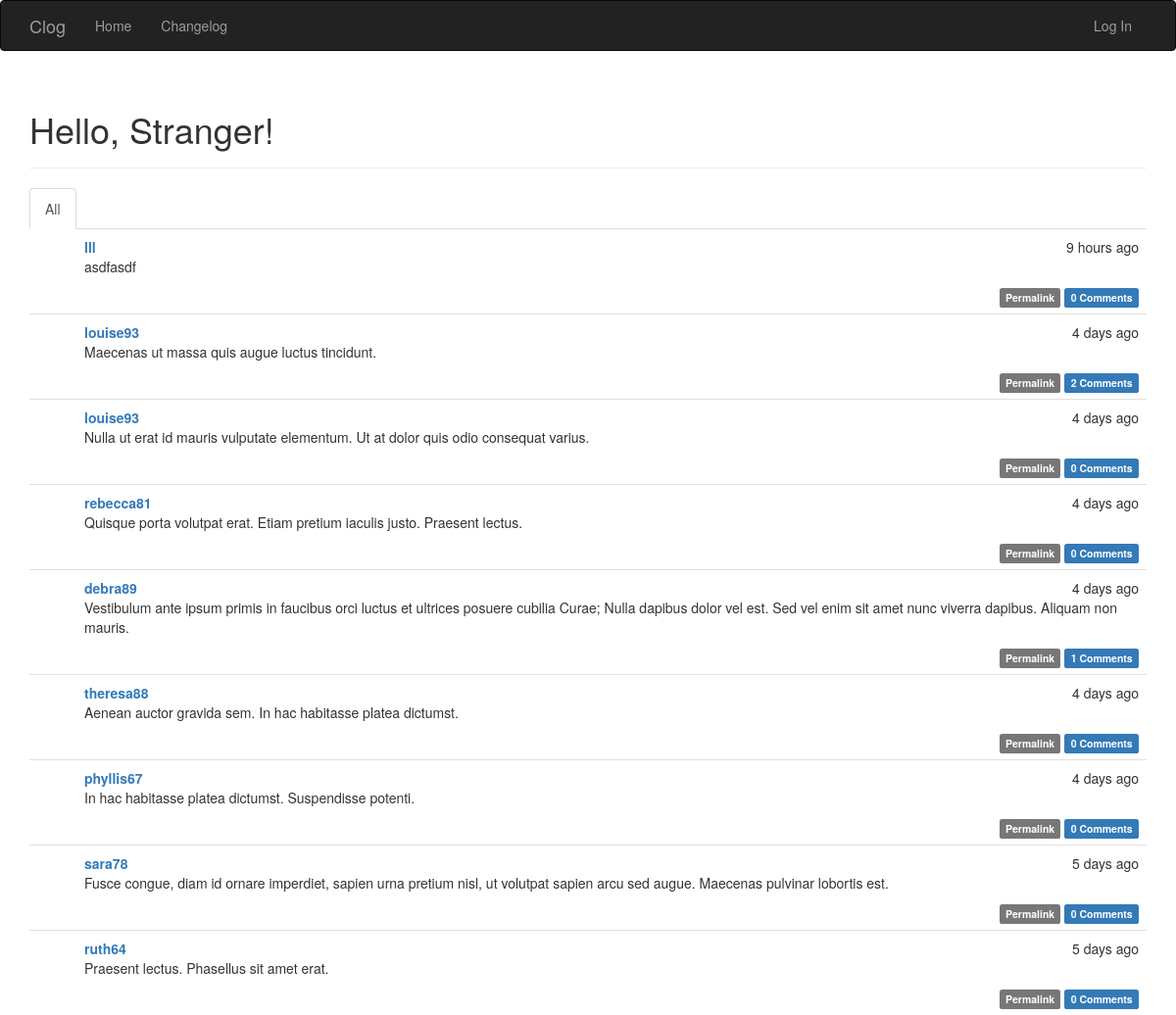
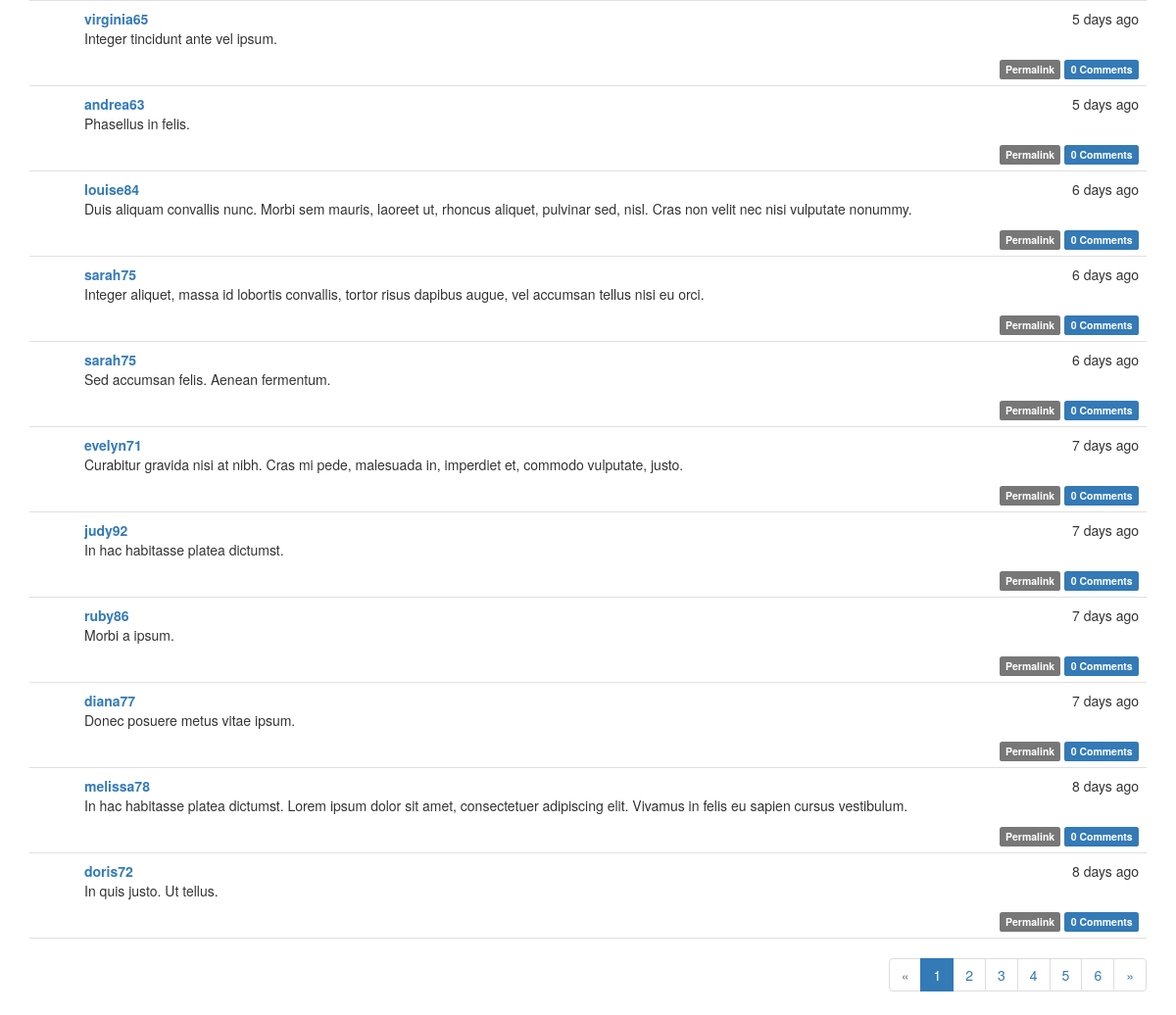
The page / on the database its author committed (2 pictures, top to bottom).
### app/models.py (models this page shows, shortened)
class Post(db.Model):
    __tablename__ = 'posts'
    id = db.Column(db.Integer, primary_key=True)
    body = db.Column(db.Text)
    timestamp = db.Column(db.DateTime, index=True, default=datetime.utcnow)
    author_id = db.Column(db.Integer, db.ForeignKey('users.id'))
    body_html = db.Column(db.Text)
    comments = db.relationship('Comment', backref='post', lazy='dynamic')

class User(UserMixin, db.Model):
    __tablename__ = 'users'
    id = db.Column(db.Integer, primary_key=True)
    username = db.Column(db.String(64), unique=True, index=True)
    email = db.Column(db.String(64), unique=True, index=True)
    role_id = db.Column(db.Integer, db.ForeignKey('roles.id'))
    password_hash = db.Column(db.String(128))
    confirmed = db.Column(db.Boolean, default=False)
    name = db.Column(db.String(64))
    location = db.Column(db.String(64))
    about_me = db.Column(db.Text)
    member_since = db.Column(db.DateTime(), default=datetime.utcnow)
    last_seen = db.Column(db.DateTime(), default=datetime.utcnow)
    posts = db.relationship('Post', backref='author', lazy='dynamic')
    followed = db.relationship('Follow',
                               foreign_keys=[Follow.follower_id],
                               backref=db.backref('follower', lazy='joined'),
                               lazy='dynamic',
                               cascade='all, delete-orphan')
    followers = db.relationship('Follow',
                                foreign_keys=[Follow.followed_id],
                                backref=db.backref('followed', lazy='joined'),
                                lazy='dynamic',
                                cascade='all, delete-orphan')
    comments = db.relationship('Comment', backref='author', lazy='dynamic')
    @property
    def password(self):
        raise AttributeError('password is not a readable attribute')

### app/main/views.py (the view)
@main.route('/', methods=['GET', 'POST'])
def index():
    form = PostForm()
    if current_user.can(Permission.WRITE_ARTICLES) and form.validate_on_submit():
        post = Post(body=form.body.data, author=current_user._get_current_object())
        db.session.add(post)
        return redirect(url_for('.index'))
    page = request.args.get('page', 1, type=int)
    show_followed = False
    if current_user.is_authenticated:
        show_followed = bool(request.cookies.get('show_followed', ''))
    if show_followed:
        query = current_user.followed_posts
    else:
        query = Post.query
    pagination = query.order_by(Post.timestamp.desc()).paginate(
        page, per_page=current_app.config['FLASKY_POSTS_PER_PAGE'],
        error_out=False)
    posts = pagination.items
    return render_template('index.html', form=form, posts=posts,
                           show_followed=show_followed, pagination=pagination)

### app/auth/views.py (called while the page is built)
@auth.before_app_request
def before_request():
    if current_user.is_authenticated:
        current_user.ping()
        if not current_user.confirmed \
                and request.endpoint[:5] != 'auth.' \
                and request.endpoint != 'static':
            return redirect(url_for('auth.unconfirmed'))

### app/main/__init__.py (called while the page is built)
@main.app_context_processor
def inject_permissions():
    return dict(Permission=Permission)

### app/models.py (called while the page is built)
    def can(self, permissions):
        return False

    def is_administrator(self):
        return False

### app/templates/index.html (shortened to what this page needs)
{% extends "base.html" %}
{% import "bootstrap/wtf.html" as wtf %}
{% import "_macros.html" as macros %}
{% block page_content %}
<div class="page-header">
    <h1>Hello, {% if current_user.is_authenticated %}{{ current_user.username }}{% else %}Stranger{% endif %}!</h1>
</div>
<div class="post-tabs">
    <ul class="nav nav-tabs">
        <li{% if not show_followed %} class="active"{% endif %}><a href="{{ url_for('.show_all') }}">All</a></li>
    </ul>
    {% include '_posts.html' %}
</div>
{% if pagination %}
<div class="pagination">
    {{ macros.pagination_widget(pagination, '.index') }}
</div>
{% endif %}
{% endblock %}

### app/templates/_posts.html (shortened to what this page needs)
<ul class="posts">
    {% for post in posts %}
    <li class="post">
        <div class="post-content">
            <div class="post-date">{{ moment(post.timestamp).fromNow() }}</div>
            <div class="post-author"><a href="{{ url_for('.user', username=post.author.username) }}">{{ post.author.username }}</a></div>
            <div class="post-body">
                {% if post.body_html %}
                    {{ post.body_html | safe }}
                {% else %}
                    {{ post.body }}
                {% endif %}
            </div>
            <div class="post-footer">
                <a href="{{ url_for('.post', id=post.id) }}">
                    <span class="label label-default">Permalink</span>
                </a>
                <a href="{{ url_for('.post', id=post.id) }}#comments">
                    <span class="label label-primary">{{ post.comments.count() }} Comments</span>
                </a>
            </div>
        </div>
    </li>
    {% endfor %}
</ul>

### app/static/styles.css (style rules this page uses)
div.post-tabs { margin-top: 16px; }
ul.posts { list-style-type: none; padding: 0px; margin: 16px 0px 0px 0px; border-top: 1px solid #e0e0e0; }
div.post-tabs ul.posts { margin: 0px; border-top: none; }
ul.posts li.post { padding: 8px; border-bottom: 1px solid #e0e0e0; }
div.post-date { float: right; }
div.post-author { font-weight: bold; }
div.post-content { margin-left: 48px; min-height: 48px; }
div.post-footer { text-align: right; }
div.pagination { width: 100%; text-align: right; padding: 0px; margin: 0px; }

### rows shown on the page
Post: timestamp "9 hours ago", author.username "lll", body_html "asdfasdf", comments.count "0"
Post: timestamp "4 days ago", author.username "louise93", body_html "Maecenas ut massa quis augue luctus tincidunt.", comments.count "2"
Post: timestamp "4 days ago", author.username "louise93", body_html "Nulla ut erat id mauris vulputate elementum. Ut at dolor quis odio consequat varius.", comments.count "0"
Post: timestamp "4 days ago", author.username "rebecca81", body_html "Quisque porta volutpat erat. Etiam pretium iaculis justo. Praesent lectus.", comments.count "0"
Post: timestamp "4 days ago", author.username "debra89", body_html "Vestibulum ante ipsum primis in faucibus orci luctus et ultrices posuere cubilia Curae; Nulla dapibus dolor vel est. Sed vel enim sit amet nunc viverra dapibus. Aliquam non mauris.", comments.count "1"
Post: timestamp "4 days ago", author.username "theresa88", body_html "Aenean auctor gravida sem. In hac habitasse platea dictumst.", comments.count "0"
Post: timestamp "4 days ago", author.username "phyllis67", body_html "In hac habitasse platea dictumst. Suspendisse potenti.", comments.count "0"
Post: timestamp "5 days ago", author.username "sara78", body_html "Fusce congue, diam id ornare imperdiet, sapien urna pretium nisl, ut volutpat sapien arcu sed augue. Maecenas pulvinar lobortis est.", comments.count "0"
Post: timestamp "5 days ago", author.username "ruth64", body_html "Praesent lectus. Phasellus sit amet erat.", comments.count "0"
Post: timestamp "5 days ago", author.username "virginia65", body_html "Integer tincidunt ante vel ipsum.", comments.count "0"
Post: timestamp "5 days ago", author.username "andrea63", body_html "Phasellus in felis.", comments.count "0"
Post: timestamp "6 days ago", author.username "louise84", body_html "Duis aliquam convallis nunc. Morbi sem mauris, laoreet ut, rhoncus aliquet, pulvinar sed, nisl. Cras non velit nec nisi vulputate nonummy.", comments.count "0"
Post: timestamp "6 days ago", author.username "sarah75", body_html "Integer aliquet, massa id lobortis convallis, tortor risus dapibus augue, vel accumsan tellus nisi eu orci.", comments.count "0"
Post: timestamp "6 days ago", author.username "sarah75", body_html "Sed accumsan felis. Aenean fermentum.", comments.count "0"
Post: timestamp "7 days ago", author.username "evelyn71", body_html "Curabitur gravida nisi at nibh. Cras mi pede, malesuada in, imperdiet et, commodo vulputate, justo.", comments.count "0"
Post: timestamp "7 days ago", author.username "judy92", body_html "In hac habitasse platea dictumst.", comments.count "0"
Post: timestamp "7 days ago", author.username "ruby86", body_html "Morbi a ipsum.", comments.count "0"
Post: timestamp "7 days ago", author.username "diana77", body_html "Donec posuere metus vitae ipsum.", comments.count "0"
Post: timestamp "8 days ago", author.username "melissa78", body_html "In hac habitasse platea dictumst. Lorem ipsum dolor sit amet, consectetuer adipiscing elit. Vivamus in felis eu sapien cursus vestibulum.", comments.count "0"
Post: timestamp "8 days ago", author.username "doris72", body_html "In quis justo. Ut tellus.", comments.count "0"

### other values the page prints
{{ p }} "1"
{{ p }} "2" "3" "4" "5" "6"
